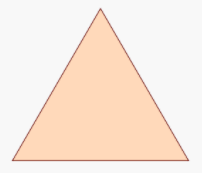
#> input picture weekly/8/code/triangle.PNG, 202 x 173 px
$ python code.py
#> lines starting #> are read from the running program, lines starting #| are printed output that depends on the picture
from PIL import Image
import numpy as np


def convolutional_layer(image, kernel):
    x_positions = len(image) - len(kernel) + 1
    y_positions = len(image[0]) - len(kernel[0]) + 1
    assert x_positions > 0 and y_positions > 0, "image should not be smaller than kernel"
    result = []
    for i in range(x_positions):
        row = []
        for j in range(y_positions):
            sum = 0
            for k in range(len(kernel)):
                for l in range(len(kernel[0])):
                    sum = sum + (kernel[k][l] * image[i + k][j + l])
            row.append(sum)
        result.append(row)
    return result


im = Image.open('triangle.PNG')
#> im is the input picture: PIL image 202x173 RGBA; mean R, G, B, A 249, 233.6, 221.9, 255
rgb = np.array(im.convert('RGB'))
r = rgb[:, :, 0]
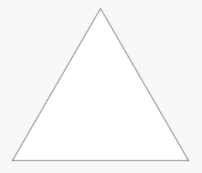
#> r: shape (173, 202); min 150, max 255, mean 249

kernel1 = np.array([[-1, -1, -1], [-1, 8, -1], [-1, -1, -1]])
kernel2 = np.array([[0, -1, 0], [-1, 8, -1], [0, -1, 0]])

im_k1 = convolutional_layer(r, kernel1)
#> in convolutional_layer, `x_positions = len(image) - len(kernel) + 1`: x_positions = 171
#> in convolutional_layer, `y_positions = len(image[0]) - len(kernel[0]) + 1`: y_positions = 200
#> after the loop in convolutional_layer, `for i in range(x_positions):`: result = 171 items
#> im_k1 = 171 items
im_k2 = convolutional_layer(r, kernel2)
#> im_k2 = 171 items

Image.fromarray(np.uint8(im_k1)).show()
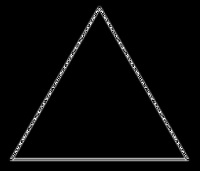
#> shown: PIL image 200x171 L; min 0, max 254, mean 7.7
Image.fromarray(np.uint8(im_k2)).show()
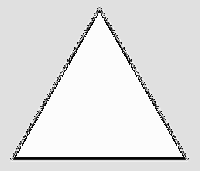
#> shown: PIL image 200x171 L; min 0, max 255, mean 226.1
